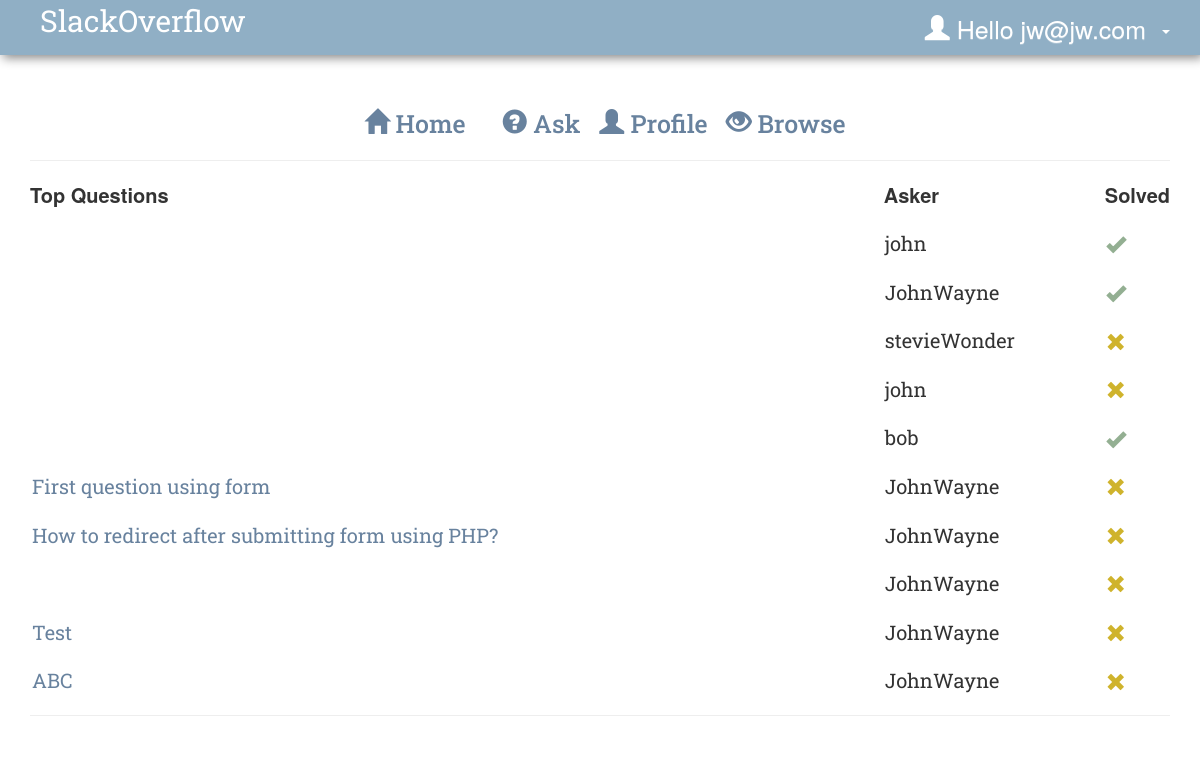
/home.php (signed in), run on an earlier commit of the app's database.
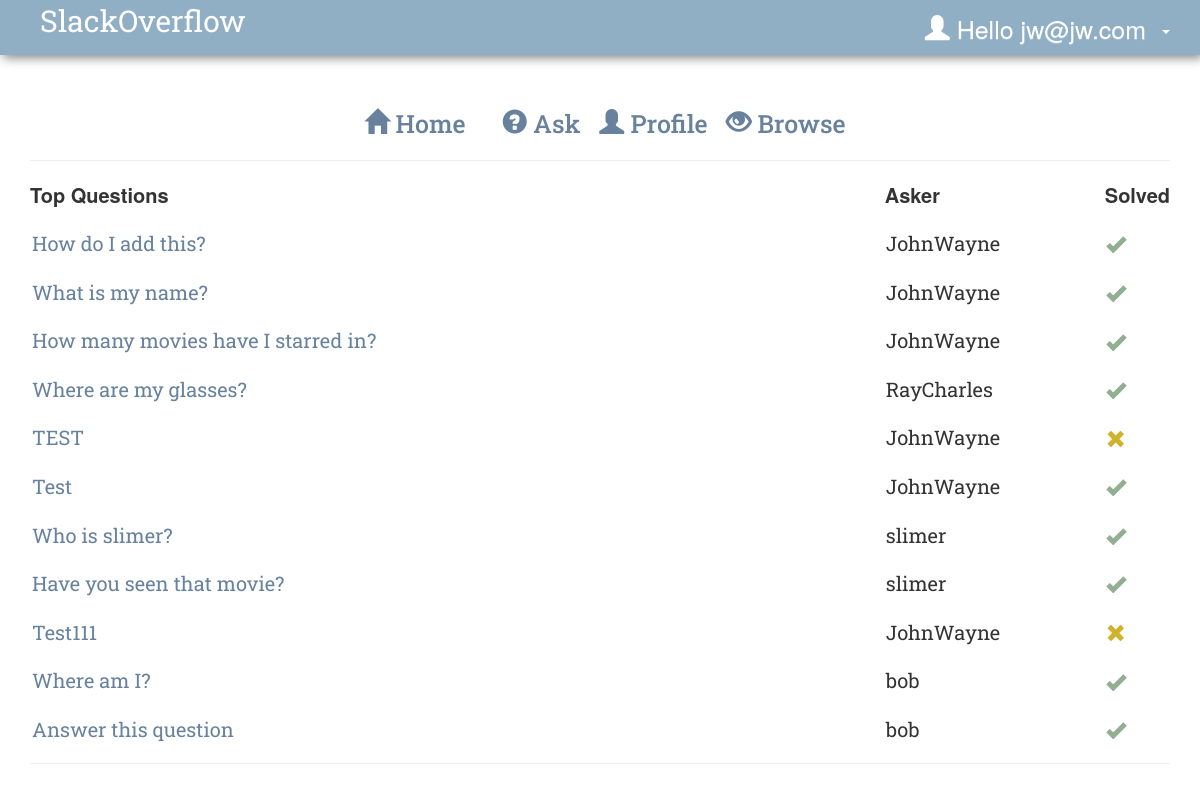
And on a later commit of the database.
### tables this page shows
CREATE TABLE `users` (
  `user_id` int(11) NOT NULL,
  `user_name` varchar(255) NOT NULL,
  `user_email` varchar(60) NOT NULL,
  `user_pass` varchar(255) NOT NULL,
  `is_guest` tinyint(1) NOT NULL DEFAULT '0'
);

CREATE TABLE `questions` (
  `question_id` int(11) NOT NULL,
  `question_title` varchar(100) NOT NULL,
  `question` varchar(5000) NOT NULL,
  `asker_id` int(11) NOT NULL,
  `answer_id` int(11) DEFAULT NULL,
  `is_solved` tinyint(1) DEFAULT NULL
);

### class.user.php (called while the page is built, shortened)
<?php
class USER
{
	private $conn;
	public function __construct()
	{
		$database = new Database();
		$db = $database->dbConnection();
		$this->conn = $db;
    }
	public function runQuery($sql)
	{
		$stmt = $this->conn->prepare($sql);
		return $stmt;
	}
}
?>

### home.php (the view, shortened to what this page needs)
<?php
require_once("class.user.php");
$auth_user = new USER();
$user_id = $_SESSION['user_session'];
$stmt = $auth_user->runQuery("SELECT * FROM users WHERE user_id=:user_id");
$stmt->execute(array(":user_id"=>$user_id));
$userRow=$stmt->fetch(PDO::FETCH_ASSOC);
$user_is_guest = $userRow['is_guest'];
function printCheck()
{
  return "<span class='glyphicon glyphicon-ok'></span>";
}
function printX()
{
  return "<span class='glyphicon glyphicon-remove'></span>";
}
function Solved($solved)
{
  if($solved == 1)
  {
    return printX();
  }
  else{
    return printCheck();
  }
}
?>
<!DOCTYPE html PUBLIC "-//W3C//DTD XHTML 1.0 Transitional//EN" "http://www.w3.org/TR/xhtml1/DTD/xhtml1-transitional.dtd">
<html xmlns="http://www.w3.org/1999/xhtml">
<head>
  <link href="bootstrap/css/bootstrap.min.css" rel="stylesheet" media="screen">
  <link href="bootstrap/css/bootstrap-theme.min.css" rel="stylesheet" media="screen">
  <link rel="stylesheet" href="style.css" type="text/css"  />
</head>
<body>
<nav class="navbar navbar-default navbar-fixed-top">
  <div class="container">
    <div class="navbar-header">
      <a class="logo" href="home.php">SlackOverflow</a>
    </div>
    <div id="navbar" class="navbar-collapse collapse">
      <ul class="nav navbar-nav navbar-right">
        <li class="dropdown">
          <a href="#" id="dropdown" data-toggle="dropdown" role="button" aria-haspopup="true" aria-expanded="false">
            <span class="glyphicon glyphicon-user"></span>&nbsp;Hello
              <?php
                  if($user_is_guest == FALSE) {
                    echo $userRow['user_email'];}
                  else{
                    echo " Guest";
                  }
              ?>&nbsp;
              <span class="caret">
              </span>
          </a>
        </li>
      </ul>
    </div>
  </div>
</nav>
<div class="container-fluid" style="margin-top:80px;">
    <div class="container">
        <h1 id="secondLevelLinks">
          <a href="home.php"><span class="glyphicon glyphicon-home"></span> Home</a> &nbsp;
          <a href="ask.php"><span class="glyphicon glyphicon-question-sign"></span> Ask</a>
          <a href="profile.php"><span class="glyphicon glyphicon-user"></span> Profile</a>
          <a href="browse.php"><span class="glyphicon glyphicon-eye-open"></span> Browse</a>
          </h1>
       	<hr />
        <?php
        $servername = "localhost";
        $username = "admin";
        $password = "M0n@rch$";
        $dbname = "slackoverflow";
        $conn = new mysqli($servername, $username, $password, $dbname);
        $sql = "SELECT question_title, question, question_id, asker_id, answer_id, user_id, user_name, is_solved FROM questions join users on asker_id=user_id";
        $result = $conn->query($sql);
                echo "<table class=\"questionTable\">
                <th class=\"header\">Top Questions</th>
                <th class=\"header\">Asker</th>
                <th class=\"header\">Solved</th>";
          if($result->num_rows > 0)
        {
            while($row = $result->fetch_assoc())
            {
                $solved = is_null($row["is_solved"]);
                    echo "<tr>
                    <td>
                    <a href=\"answer.php?q_id=".$row["question_id"]. "\">
                    ".$row["question_title"]."
                    </a>
                    </td>
                    <td>"
                    .$row["user_name"].
                    "</td>";
                    echo "<td>"
                    .Solved($solved).
                    "</td>
                    </tr>";
      }
    }
    echo "</table>";
    ?>
    <hr>
</body>
</html>

### style.css (style rules this page uses)
body { background:white; }
.navbar { background: #90afc5; box-shadow: 3px 3px 10px #888888; border: none; }
.logo { font-family:'Roboto Slab', serif; font-size: 30px; color: white; }
#dropdown { color: white; }
a { color: #68829e; font-size: 25px; width: 100%; text-align: left; padding-left: 10px; }
#secondLevelLinks { text-align: center; }
h1 { font-family:'Roboto Slab',Verdana, Geneva, sans-serif; color: #68829e; }
.questionTable { font-size: 20px; width: 100%; }
.questionTable td,tr { text-align: left; padding-top: 20px; padding-left: 1px; width: 80%; }
.questionTable a { font-size: 20px; padding-left: 1px; width: 80%; }
.header { text-align: left; }
td { font-family: 'Roboto Slab'; width: 100%; text-align: left; padding-top: 20px; padding-left: 10px; }
.glyphicon.glyphicon-remove { color: rgba(199, 167, 9, 0.86); }
.glyphicon.glyphicon-ok { color: #93af92; }

What changed in the data, as far as the page shows it:
removed questions: asker.user_name "john"
removed questions: asker.user_name "JohnWayne"
removed questions: asker.user_name "stevieWonder"
removed questions: asker.user_name "john"
removed questions: asker.user_name "bob"
removed questions: question_title "First question using form", asker.user_name "JohnWayne"
removed questions: question_title "How to redirect after submitting form using PHP?", asker.user_name "JohnWayne"
removed questions: asker.user_name "JohnWayne"
removed questions: question_title "ABC", asker.user_name "JohnWayne"
added questions: question_title "How do I add this?", asker.user_name "JohnWayne"
added questions: question_title "What is my name?", asker.user_name "JohnWayne"
added questions: question_title "How many movies have I starred in?", asker.user_name "JohnWayne"
added questions: question_title "Where are my glasses?", asker.user_name "RayCharles"
added questions: question_title "TEST", asker.user_name "JohnWayne"
added questions: question_title "Who is slimer?", asker.user_name "slimer"
added questions: question_title "Have you seen that movie?", asker.user_name "slimer"
added questions: question_title "Test111", asker.user_name "JohnWayne"
added questions: question_title "Where am I?", asker.user_name "bob"
added questions: question_title "Answer this question", asker.user_name "bob"
